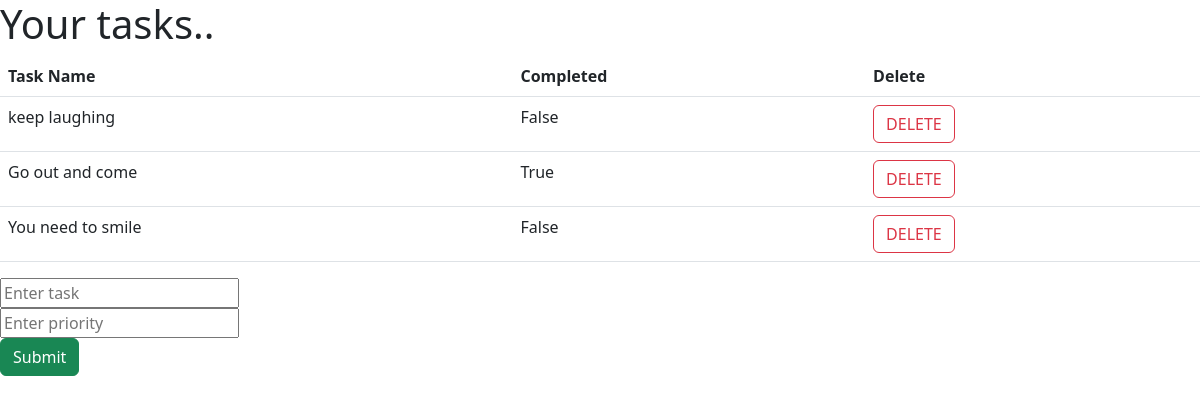
/, run on an earlier commit of the app's database.
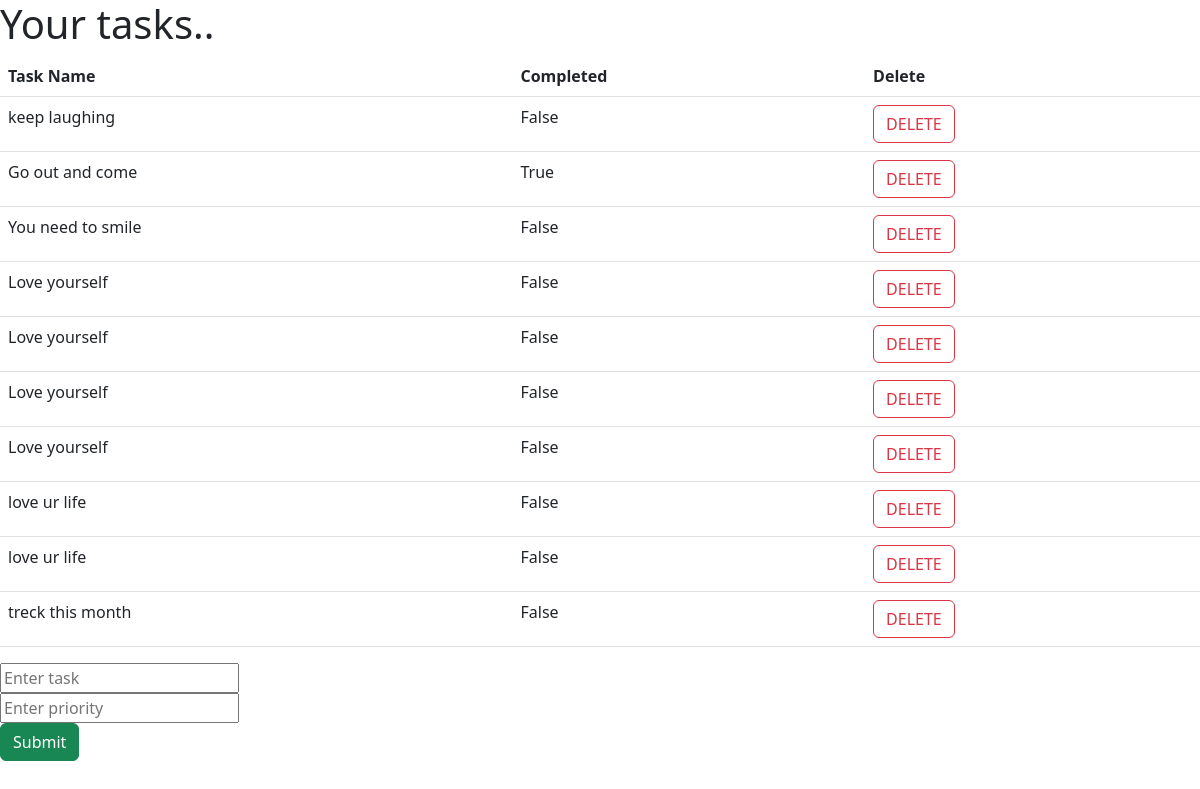
And on a later commit of the database.
### task_Management_App/models.py (models this page shows, shortened)
class TaskDB(models.Model):
    task = models.CharField(max_length=30)
    priority = models.CharField(max_length=30)
    completed = models.BooleanField(default=False)
    time_date = models.DateTimeField(default=timezone.now)

### task_Management_App/views.py (the view)
# urls.py: 2. Add a URL to urlpatterns:  path('', views.home, name='home')
def home(request):
    if request.method == 'POST':
        form = TaskForm(request.POST or None)
        if form.is_valid():
            form.save()
            all_items = TaskDB.objects.all()
            messages.success(request,('New item added!!'))
            return render(request,'index.html',{'all_items':all_items})
    else:
        all_items = TaskDB.objects.all()
        return render(request,'index.html',{'all_items':all_items})

### task_Management_App/templates/index.html (shortened to what this page needs)
<!DOCTYPE html>
<html lang="en">
<head>
    <link rel="stylesheet" href="https://cdn.jsdelivr.net/npm/bootstrap@5.3.0/dist/css/bootstrap.min.css">
</head>
<body>
    <h1>Your tasks..</h1>
</body>
<table class="table table-hover">
    <tr>
        <th>Task Name</th>
        <th>Completed</th>
        <th>Delete</th>
    </tr>
    {% for item in all_items %}
    <tr>
        <td>{{item.task}} </td>
        <td>{{item.completed}} </td>
        <td><a class="btn btn-outline-danger" href="{% url 'delete' item.id %}">DELETE</a> </td>
    </tr>
    {% endfor %}
</table>
<form action="{% url 'home' %}" method=post>
    <input type="text" name="task" placeholder="Enter task"><br>
    <input type="text" name="priority" placeholder="Enter priority"><br>
    <input type="submit" name="" value="Submit" class="btn btn-success"> <br>
</form>
</html>

What changed in the data, as far as the page shows it:
added TaskDB: task "Love yourself", completed "False"
added TaskDB: task "Love yourself", completed "False"
added TaskDB: task "Love yourself", completed "False"
added TaskDB: task "Love yourself", completed "False"
added TaskDB: task "love ur life", completed "False"
added TaskDB: task "love ur life", completed "False"
added TaskDB: task "treck this month", completed "False"
